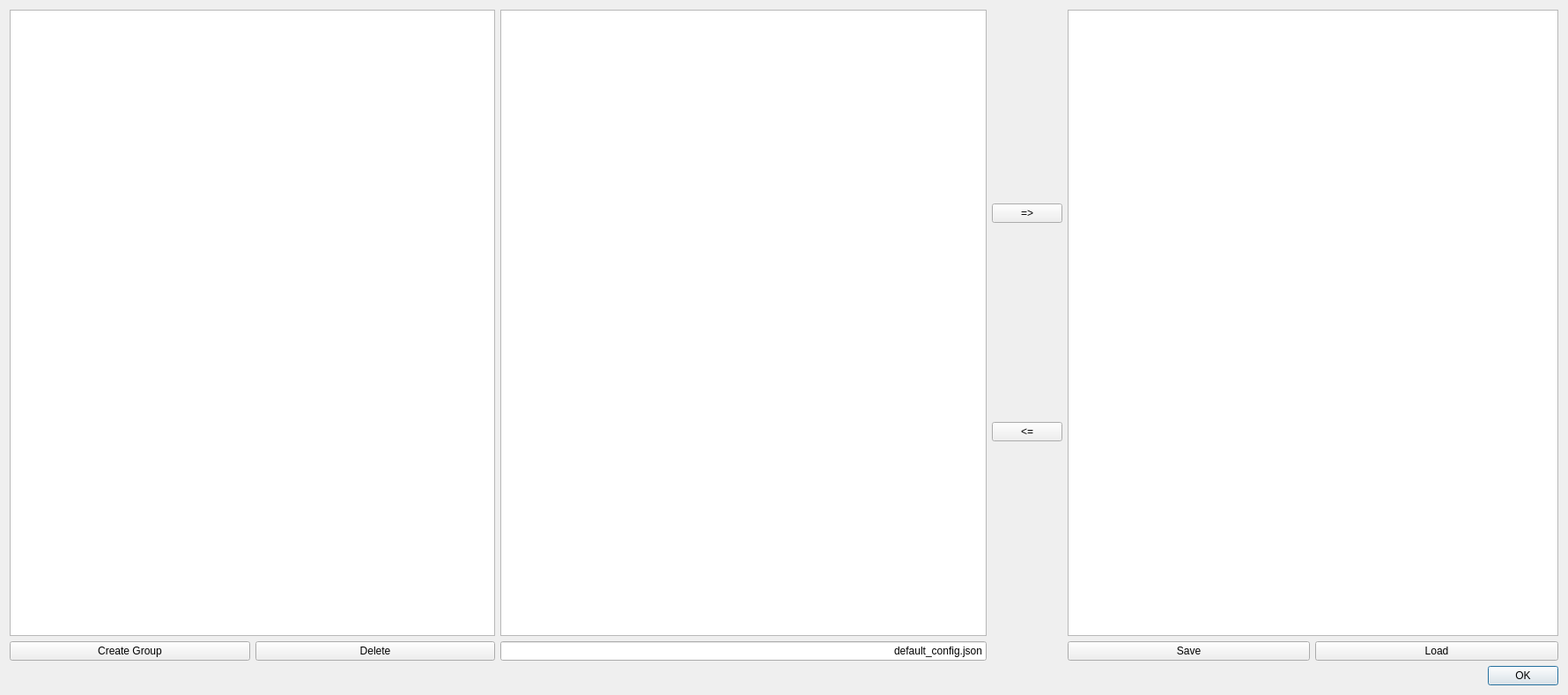
<?xml version="1.0" encoding="UTF-8"?>
<ui version="4.0">
 <class>Dialog</class>
 <widget class="QDialog" name="Dialog">
  <property name="geometry">
   <rect>
    <x>0</x>
    <y>0</y>
    <width>1780</width>
    <height>789</height>
   </rect>
  </property>
  <property name="windowTitle">
   <string>Dialog</string>
  </property>
  <layout class="QGridLayout" name="gridLayout">
   <item row="0" column="0">
    <layout class="QGridLayout" name="gridLayout_2">
     <item row="1" column="3">
      <widget class="QPushButton" name="saveButton">
       <property name="text">
        <string>Save</string>
       </property>
      </widget>
     </item>
     <item row="1" column="0">
      <layout class="QHBoxLayout" name="horizontalLayout">
       <item>
        <widget class="QPushButton" name="createGroupButton">
         <property name="text">
          <string>Create Group</string>
         </property>
        </widget>
       </item>
       <item>
        <widget class="QPushButton" name="deleteButton">
         <property name="text">
          <string>Delete</string>
         </property>
        </widget>
       </item>
      </layout>
     </item>
     <item row="1" column="4">
      <widget class="QPushButton" name="configLoadButton">
       <property name="text">
        <string>Load</string>
       </property>
      </widget>
     </item>
     <item row="1" column="1">
      <widget class="QLineEdit" name="configFileNameLineEdit">
       <property name="sizePolicy">
        <sizepolicy hsizetype="Preferred" vsizetype="Fixed">
         <horstretch>0</horstretch>
         <verstretch>0</verstretch>
        </sizepolicy>
       </property>
       <property name="inputMask">
        <string/>
       </property>
       <property name="text">
        <string>default_config.json</string>
       </property>
       <property name="maxLength">
        <number>32767</number>
       </property>
       <property name="alignment">
        <set>Qt::AlignRight|Qt::AlignTrailing|Qt::AlignVCenter</set>
       </property>
      </widget>
     </item>
     <item row="0" column="0">
      <widget class="QTreeView" name="groupTreeView">
       <property name="sizePolicy">
        <sizepolicy hsizetype="Expanding" vsizetype="Expanding">
         <horstretch>2</horstretch>
         <verstretch>0</verstretch>
        </sizepolicy>
       </property>
      </widget>
     </item>
     <item row="0" column="1">
      <widget class="QTreeView" name="logTocTreeView">
       <property name="sizePolicy">
        <sizepolicy hsizetype="Expanding" vsizetype="Expanding">
         <horstretch>2</horstretch>
         <verstretch>0</verstretch>
        </sizepolicy>
       </property>
      </widget>
     </item>
     <item row="0" column="2">
      <layout class="QVBoxLayout" name="verticalLayout">
       <item>
        <widget class="QPushButton" name="addToGroupButton">
         <property name="text">
          <string>=&gt;</string>
         </property>
        </widget>
       </item>
       <item>
        <widget class="QPushButton" name="removeFromGroupButton">
         <property name="text">
          <string>&lt;=</string>
         </property>
        </widget>
       </item>
      </layout>
     </item>
     <item row="0" column="3" colspan="2">
      <widget class="QTreeView" name="groupElementsTreeView">
       <property name="sizePolicy">
        <sizepolicy hsizetype="Expanding" vsizetype="Expanding">
         <horstretch>1</horstretch>
         <verstretch>0</verstretch>
        </sizepolicy>
       </property>
      </widget>
     </item>
    </layout>
   </item>
   <item row="1" column="0">
    <widget class="QDialogButtonBox" name="buttonBox">
     <property name="orientation">
      <enum>Qt::Horizontal</enum>
     </property>
     <property name="standardButtons">
      <set>QDialogButtonBox::Ok</set>
     </property>
    </widget>
   </item>
  </layout>
 </widget>
 <resources/>
 <connections>
  <connection>
   <sender>buttonBox</sender>
   <signal>accepted()</signal>
   <receiver>Dialog</receiver>
   <slot>accept()</slot>
   <hints>
    <hint type="sourcelabel">
     <x>248</x>
     <y>254</y>
    </hint>
    <hint type="destinationlabel">
     <x>157</x>
     <y>274</y>
    </hint>
   </hints>
  </connection>
  <connection>
   <sender>buttonBox</sender>
   <signal>rejected()</signal>
   <receiver>Dialog</receiver>
   <slot>reject()</slot>
   <hints>
    <hint type="sourcelabel">
     <x>316</x>
     <y>260</y>
    </hint>
    <hint type="destinationlabel">
     <x>286</x>
     <y>274</y>
    </hint>
   </hints>
  </connection>
 </connections>
</ui>
